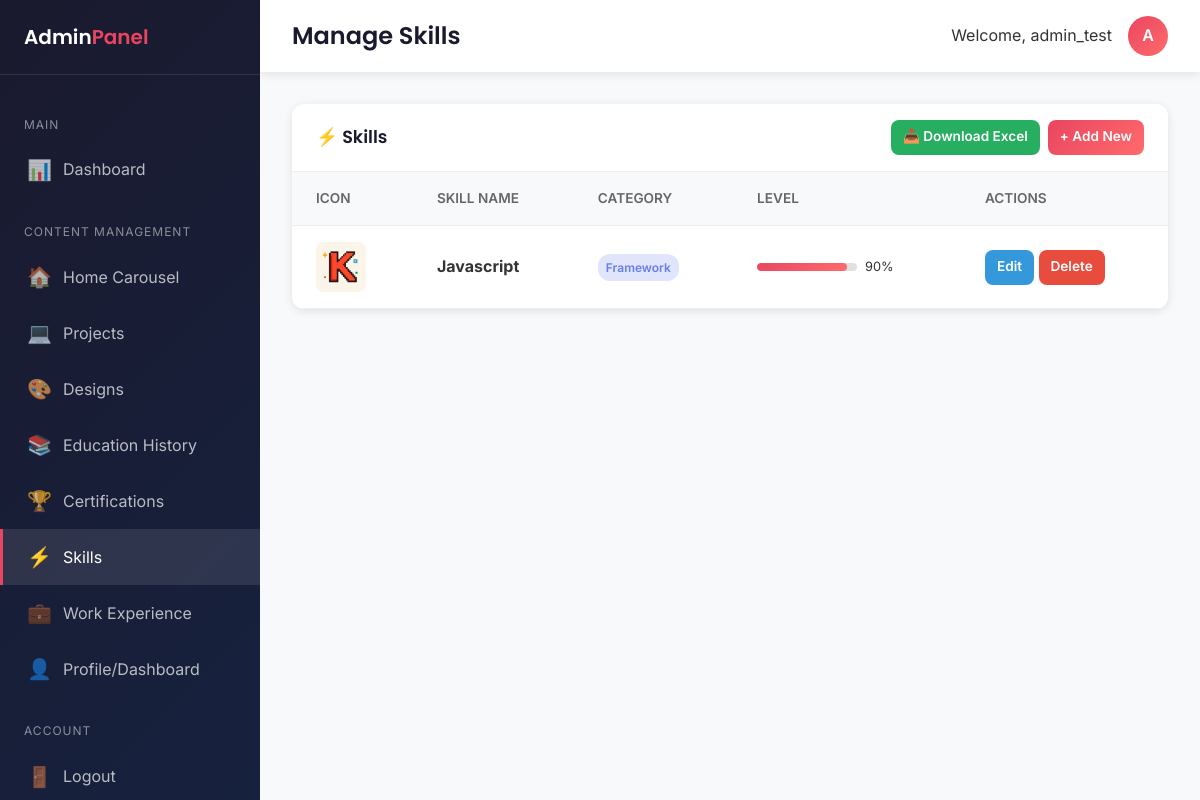
Page /admin/skills/index.php (signed in) on the committed database.
### tables this page shows
CREATE TABLE IF NOT EXISTS skills (
    id INT AUTO_INCREMENT PRIMARY KEY,
    skill_name VARCHAR(255),
    skill_category VARCHAR(100),
    skill_level INT DEFAULT 80,
    skill_icon VARCHAR(255),
    icon_size INT DEFAULT 100,
    display_order INT DEFAULT 0
);

### admin/skills/index.php (the view, shortened to what this page needs)
<?php
require_once $_SERVER['DOCUMENT_ROOT'] . '/portofolio/config/connect.php';
$items = $pdo->query("SELECT * FROM skills ORDER BY skill_category, display_order ASC")->fetchAll();
include __DIR__ . '/../includes/header.php';
?>
<div class="data-card">
    <div class="data-card-header">
        <h3>⚡ Skills</h3>
        <div style="display: flex; gap: 0.5rem;">
            <a href="export.php" class="btn btn-sm" style="background: #27ae60; color: white;">📥 Download Excel</a>
            <a href="add.php" class="btn btn-add btn-sm">+ Add New</a>
        </div>
    </div>
    <table class="data-table">
        <thead>
            <tr>
                <th>Icon</th>
                <th>Skill Name</th>
                <th>Category</th>
                <th>Level</th>
                <th>Actions</th>
            </tr>
        </thead>
        <tbody>
            <?php if (empty($items)): ?>
                <tr><td colspan="5" style="text-align: center;">No skills found</td></tr>
            <?php else: ?>
                <?php foreach ($items as $item): ?>
                    <tr>
                        <td>
                            <?php if (!empty($item['skill_icon'])): ?>
                                <img src="/portofolio/assets/images/<?php echo htmlspecialchars($item['skill_icon']); ?>" class="skill-icon-preview" alt="Icon">
                            <?php else: ?>
                                <span style="font-size: 1.5rem;">⚡</span>
                            <?php endif; ?>
                        </td>
                        <td><strong><?php echo htmlspecialchars($item['skill_name'] ?? '-'); ?></strong></td>
                        <td><span class="category-badge"><?php echo htmlspecialchars($item['skill_category'] ?? '-'); ?></span></td>
                        <td>
                            <div style="display: flex; align-items: center; gap: 0.5rem;">
                                <div class="skill-level-bar">
                                    <div class="skill-level-fill" style="width: <?php echo $item['skill_level'] ?? 0; ?>%;"></div>
                                </div>
                                <span style="font-size: 0.8rem;"><?php echo $item['skill_level'] ?? 0; ?>%</span>
                            </div>
                        </td>
                        <td>
                            <a href="edit.php?id=<?php echo $item['id']; ?>" class="btn btn-edit btn-sm">Edit</a>
                            <a href="index.php?delete=<?php echo $item['id']; ?>" class="btn btn-delete btn-sm" onclick="return confirm('Are you sure?')">Delete</a>
                        </td>
                    </tr>
                <?php endforeach; ?>
            <?php endif; ?>
        </tbody>
    </table>
</div>
<?php include __DIR__ . '/../includes/footer.php'; ?>

### assets/css/style.css (style rules this page uses)
:root { --primary: #1a1a2e; --secondary: #16213e; --accent: #e94560; --accent-light: #ff6b6b; --light: #f8f9fa; --dark: #0f0f1a; --text-primary: #333333; --text-secondary: #666666; --text-light: #999999; --white: #ffffff; --border: rgba(255, 255, 255, 0.1); --gradient-primary: linear-gradient(135deg, #1a1a2e 0%, #16213e 100%); --gradient-accent: linear-gradient(135deg, #e94560 0%, #ff6b6b 100%); --gradient-dark: linear-gradient(180deg, #0f0f1a 0%, #1a1a2e 100%); --font-heading: 'Poppins', sans-serif; --font-body: 'Inter', sans-serif; --spacing-xs: 0.5rem; --spacing-sm: 1rem; --spacing-md: 1.5rem; --spacing-lg: 2rem; --spacing-xl: 3rem; --spacing-xxl: 5rem; --radius-sm: 8px; --radius-md: 12px; --radius-lg: 20px; --radius-full: 50%; --shadow-sm: 0 2px 10px rgba(0, 0, 0, 0.1); --shadow-md: 0 4px 20px rgba(0, 0, 0, 0.15); --shadow-lg: 0 10px 40px rgba(0, 0, 0, 0.2); --shadow-accent: 0 4px 20px rgba(233, 69, 96, 0.3); --transition-fast: 0.2s ease; --transition-normal: 0.3s ease; --transition-slow: 0.5s ease; }
*, *::before, *::after { margin: 0; padding: 0; box-sizing: border-box; }
html { scroll-behavior: smooth; }
body { font-family: var(--font-body); font-size: 16px; line-height: 1.6; color: var(--text-primary); background: var(--light); overflow-x: hidden; }
a { text-decoration: none; color: inherit; transition: var(--transition-fast); }
img { max-width: 100%; height: auto; display: block; }
h1, h2, h3, h4, h5, h6 { font-family: var(--font-heading); font-weight: 600; line-height: 1.3; color: var(--primary); }
h3 { font-size: clamp(1.5rem, 3vw, 2rem); }
.btn { display: inline-flex; align-items: center; gap: var(--spacing-xs); padding: var(--spacing-sm) var(--spacing-lg); border-radius: var(--radius-sm); font-family: var(--font-body); font-weight: 600; font-size: 1rem; cursor: pointer; border: none; transition: var(--transition-normal); }

### admin/assets/css/admin.css (style rules this page uses)
.data-card { background: var(--white); border-radius: var(--radius-md); box-shadow: var(--shadow-sm); overflow: hidden; }
.data-card-header { padding: 1rem 1.5rem; border-bottom: 1px solid #eee; display: flex; justify-content: space-between; align-items: center; }
.data-card-header h3 { margin: 0; font-size: 1.1rem; }
.data-table { width: 100%; border-collapse: collapse; }
.data-table th, .data-table td { padding: 1rem 1.5rem; text-align: left; border-bottom: 1px solid #eee; }
.data-table th { background: var(--light); font-weight: 600; color: var(--text-secondary); font-size: 0.85rem; text-transform: uppercase; }
.data-table img { width: 50px; height: 50px; object-fit: cover; border-radius: var(--radius-sm); }
.btn-sm { padding: 0.4rem 0.75rem; font-size: 0.85rem; }
.btn-edit { background: #3498db; color: var(--white); }
.btn-delete { background: #e74c3c; color: var(--white); }
.btn-add { background: var(--gradient-accent); color: var(--white); }

### admin/skills/index.php (style rules this page uses)
.skill-level-bar { width: 100px; height: 8px; background: #e0e0e0; border-radius: 4px; overflow: hidden; }
.skill-level-fill { height: 100%; background: var(--gradient-accent); border-radius: 4px; }
.skill-icon-preview { width: 40px; height: 40px; object-fit: contain; }
.category-badge { display: inline-block; padding: 0.25rem 0.5rem; background: rgba(102, 126, 234, 0.2); color: #667eea; border-radius: 12px; font-size: 0.75rem; font-weight: 600; }

### rows in the picture
skills: skill_icon (picture), skill_name "Javascript", skill_category "Framework", skill_level "90"

### other values in the picture
$pageTitle "Manage Skills"
$_SESSION['admin_username'] "admin_test"
substr($_SESSION['admin_username'] ?? 'A', 0, 1) "A"
